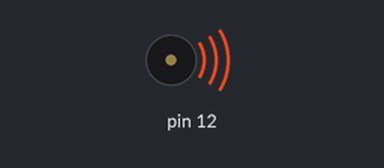
Simulated run of this sketch. Board: Arduino Uno, built with avr-gcc and run on an emulated ATmega328P. Shown: buzzer (waves = sounding).

Above: at 0.1 s.
At 3.1 s:
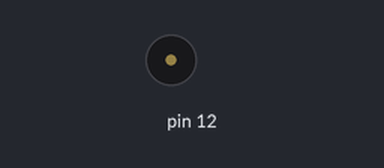
Timing chart, 0 to 7.3 s (numbered marks = the images above):
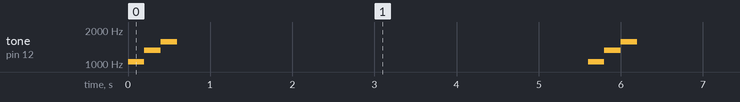

Measured:
- by itself, tone on pin 12: repeats every 5.6 s: 1318 Hz 0.20 s, 1567 Hz 0.20 s, silent 5.0 s, 1046 Hz 0.20 s

The sketch:

U03-Cmaj.ino
```cpp
void setup()
{
  pinMode(12, OUTPUT);
}

/*
 *  C dur = C E G
 *
 *  C6 = 1046 Hz
 *  E6 = 1318 Hz
 *  G6 = 1567 Hz
 */

void loop()
{
  tone(12, 1046);
  delay(200);
  tone(12, 1318);
  delay(200);
  tone(12, 1567);
  delay(200);
  noTone(12);
  delay(5000);
}
```
